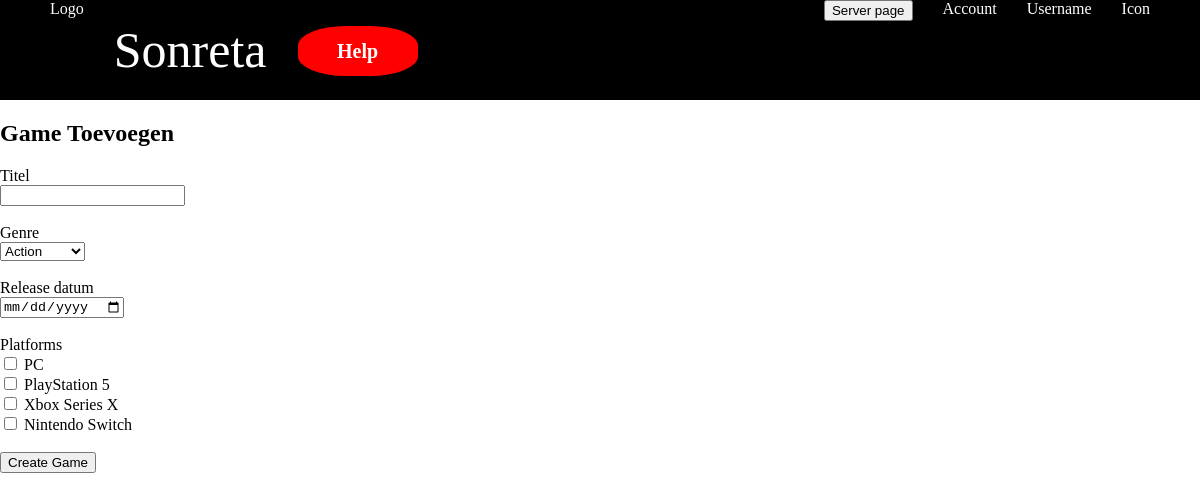
The page /GameForm.php on the database its author committed.
### tables this page shows
CREATE TABLE IF NOT EXISTS platforms (
    id INT AUTO_INCREMENT PRIMARY KEY,
    naam VARCHAR(50) NOT NULL
);

### public/GameForm.php (the view, shortened to what this page needs)
<?php
require_once '../templates/header.php';
require_once '../src/config/db.connection.php';
$id = $_GET['id'] ?? null;
$game = null;
$genres = $pdo->query("SELECT * FROM genres")->fetchAll();
$platforms = $pdo->query("SELECT * FROM platforms")->fetchAll();
?>
<h2><?= $id ? "Game Bewerken" : "Game Toevoegen" ?></h2>
<form method="POST">
    <label>Titel</label><br>
    <input type="text" name="titel"
        value="<?= $game['titel'] ?? '' ?>" required>
    <br><br>
    <label>Genre</label><br>
    <select name="genre_id">
        <?php foreach ($genres as $genre): ?>
            <option value="<?= $genre['id'] ?>"
                <?= ($game['genre_id'] ?? '') == $genre['id'] ? 'selected' : '' ?>>
                <?= $genre['naam'] ?>
            </option>
        <?php endforeach; ?>
    </select>
    <br><br>
    <label>Release datum</label><br>
    <input type="date" name="release_datum"
        value="<?= $game['release_datum'] ?? '' ?>">
    <br><br>
    <label>Platforms</label><br>
    <?php
    $selectedPlatforms = [];
    ?>
    <?php foreach ($platforms as $platform): ?>
        <label>
            <input type="checkbox"
                   name="platforms[]"
                   value="<?= $platform['id'] ?>"
                   <?= in_array($platform['id'], $selectedPlatforms) ? 'checked' : '' ?>>
            <?= $platform['naam'] ?>
        </label><br>
    <?php endforeach; ?>
    <br>
    <button type="submit">
        <?= $id ? "Update Game" : "Create Game" ?>
    </button>
</form>
<?php require_once '../templates/footer.php'; ?>

### public/css/style.css (style rules this page uses)
body { margin: 0; }

### rows shown on the page
platforms: naam "PC"
platforms: naam "PlayStation 5"
platforms: naam "Xbox Series X"
platforms: naam "Nintendo Switch"

### other values the page prints
form field genre_id "Action"
